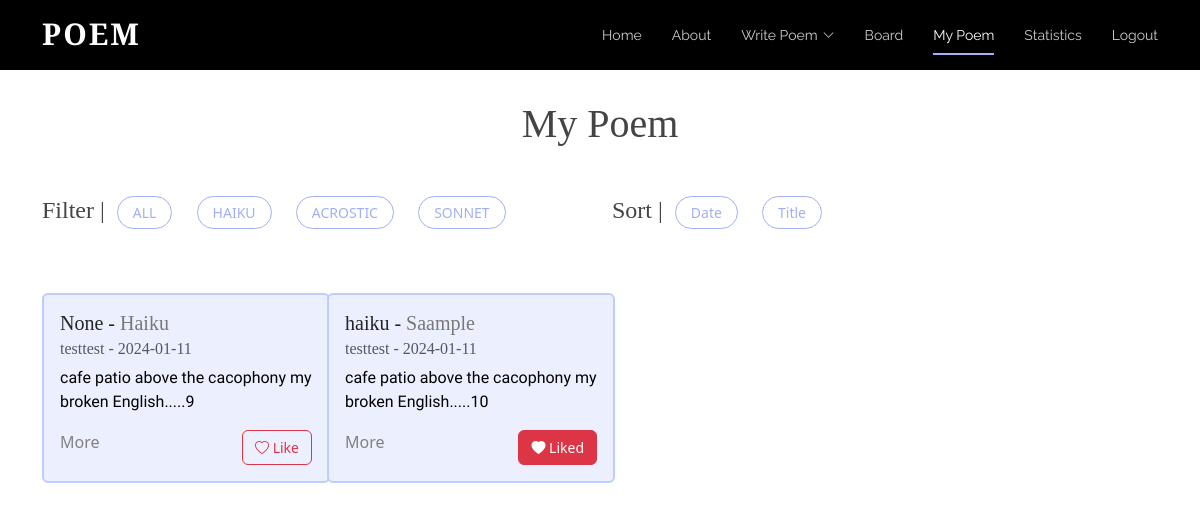
The page /mypage (signed in) on the database its author committed.
### tables this page shows
CREATE TABLE "Poem" (
	"username"	TEXT,
	"content"	TEXT,
	"date"	TEXT,
	"title"	TEXT,
	"type"	TEXT
, "id"	INTEGER);

### app.py (the view)
@app.route('/mypage', methods=['GET']) # / => main homepage; decorator
def mypage(): #index func calls render_template, showing login.html on website
	isLogin = False
	if request.method == "POST":
		pass
	else:
		isLogin = True
		conn = sqlite3.connect('static/database.db')
		cursor = conn.cursor()
		query = """
			SELECT P.username, P.content, P.date, P.title, P.type,P.id,
				   COALESCE(L.liked, 0) AS liked
			FROM Poem P
			LEFT JOIN Likes L ON P.id = L.poem_id AND L.username = ?
		"""
		cursor.execute(query, (session.get("username"),))
		rows = cursor.fetchall()
		usernames = []  # ["scott", "alice"]
		contents = []  # ["poem...", "poem2..."]
		dates = []  # ["2023-12-12", "2022-10-10"]
		titles = []
		types = []
		likes = []
		ids = []
		for row in rows:
			usernames.append(row[0])
			contents.append(row[1])
			dates.append(row[2])
			titles.append(row[3])
			types.append(row[4].title())
			likes.append(row[6])
			ids.append(row[5])
		print(likes)
		print(ids)
		if "username" not in session:
			isLogin = False
			return redirect(url_for('login'))
		else:
			isLogin = True
		return render_template('mypage.html',ids=ids, usernames=usernames, contents=contents,
							   dates=dates, titles=titles, types=types, liked_status=likes,
							   num_poems=len(usernames), isLogin=isLogin, username = session["username"])

### templates/mypage.html (shortened to what this page needs)
<!DOCTYPE html>
<html lang="en">
  <head>
    <link href="../static/vendor/aos/aos.css" rel="stylesheet">
    <link href="../static/vendor/bootstrap/css/bootstrap.min.css" rel="stylesheet">
    <link href="../static/vendor/bootstrap-icons/bootstrap-icons.css" rel="stylesheet">
    <link href="../static/vendor/boxicons/css/boxicons.min.css" rel="stylesheet">
    <link href="../static/vendor/glightbox/css/glightbox.min.css" rel="stylesheet">
    <link href="../static/vendor/swiper/swiper-bundle.min.css" rel="stylesheet">
    <link href="../static/css/style.css" rel="stylesheet">
  </head>
  <body>
      <header id="header" class="fixed-top d-flex align-items-center">
        <div class="container d-flex justify-content-between">
          <div class="logo">
            <h1><a href="{{url_for('index')}}">Poem</a></h1>
          </div>
          <nav id="navbar" class="navbar">
        <ul>
          <li><a class="nav-link scrollto" href="#hero">Home</a></li>
          <li><a class="nav-link scrollto" href="{{url_for('index')}}#about">About</a></li>
          <li class="dropdown"><a href="{{url_for('bwrite')}}"><span>Write Poem</span> <i class="bi bi-chevron-down"></i></a>
          </li>
          <li><a class="nav-link scrollto" href="{{url_for('board')}}">Board</a></li>
                      <li><a class="nav-link scrollto active" href="{{url_for('mypage')}}">My Poem</a></li>
          <li><a class="nav-link scrollto" href="{{url_for('statistics')}}">Statistics</a></li>
          {% if isLogin %}
            <li><a class="nav-link scrollto" href="{{url_for('logout')}}">Logout</a></li>
          {% else %}
            <li><a class="nav-link scrollto" href="{{url_for('login')}}">Login</a></li>
          {% endif %}
        </ul>
          </nav>
        </div>
      </header>
      <main>
        <div class="container stat-mt">
          <h1 class="mb-5 text-center">My Poem</h1>
                  <div class="row mb-4">
            <div class="col-lg-6 d-flex">
                <h4>Filter |</h4>
                <ul class="poem-filters">
                  <li data-filter = "*">ALL</li>
                  <li data-filter = ".filter-Haiku">HAIKU</li>
                  <li data-filter = ".filter-Acrostic">ACROSTIC</li>
                  <li data-filter = ".filter-Sonnet">SONNET</li>
                </ul>
            </div>
            <div class="col-lg-6 d-flex">
                <h4>Sort |</h4>
                <ul class="poem-filters">
                    <li class="sorting" data-sort-by ="date">Date</li>
                    <li class="sorting"  data-sort-by ="title">Title</li>
                </ul>
            </div>
          </div>
          <div class="row poem-container">
              {% set counter = 0 %}
                    {% for i in range(num_poems) %}
                        {% if username == usernames[i] %}
                            {% set counter = counter + 1 %}
                          {% if counter < 4 %}
                            <div class="col-md-6 col-lg-3 poem-item filter-{{types[i]}} mt-4 mt-md-4" data-title="{{titles[i]}}" data-date="{{dates[i][0:10]}}" data-type="{{types[i]}}">
                          {% else %}
                            <div class="col-md-6 col-lg-3 poem-item filter-{{types[i]}} mt-4 mt-md-4 mt-lg-4"data-title="{{titles[i]}}"  data-date="{{ dates[i][0:10]}}" data-type="{{types[i]}}">
                          {% endif %}
                      <div class="card poem-card mx-auto" style="width: 18rem;">
                        <div class="card-body">
                          <h5 class="card-title"><span class="title">{{titles[i]}}</span> - <span class="board-poemtype type">{{types[i]}}</span></h5>
                          <h6 class="card-subtitle mb-2 text-muted">{{usernames[i]}} - <span class="date">{{dates[i][0:10]}}</span></h6>
                          <p class="card-text">{{contents[i][0:100]}}.....{{ids[i]}}</p>
                        <div class="d-flex justify-content-between">
                          <a class="card-link" data-bs-toggle="modal" data-bs-target="#poemModal" data-title="{{titles[i]}}" data-type="{{types[i]}}" data-username="{{usernames[i]}}" data-date="{{dates[i][0:10]}}" data-content="{{contents[i]}}">
          More
        </a>
                            {% if liked_status[i] == 1 %}
                          <div class="text-right">
                            <button class="btn btn-outline-danger like-button really-like" data-poem-id="{{ ids[i] }}" data-username="{{ usernames[i] }}" data-liked="{{ liked_status[i] }}">
                                <i class="bi bi-heart-fill"></i>  Liked
                            </button>
                          </div>
                            {%else %}
                                              <div class="text-right">
                            <button class="btn btn-outline-danger like-button" data-poem-id="{{ ids[i] }}" data-username="{{ usernames[i] }}" data-liked="{{ liked_status[i] }}">
                                <i class="bi bi-heart"></i> Like
                            </button>
                          </div>
                            {% endif %}
                        </div>
                        </div>
                      </div>
                    </div>
                        {% endif %}
                    {% endfor %}
                  </div>
        </div>
      </main>
  </body>
</html>

### static/css/style.css (style rules this page uses)
body { color: #444444; }
a { color: #1bac91; text-decoration: none; }
h1, h2, h3, h4, h5, h6 { font-family: 'Cormorant Garamond', serif; }
#header { height: 70px; transition: all 0.5s; z-index: 997; background: #000; }
#header .logo h1 { font-size: 30px; margin: 0; padding: 6px 0; line-height: 1; font-weight: 700; letter-spacing: 2px; text-transform: uppercase; }
#header .logo h1 a, #header .logo h1 a:hover { color: #fff; text-decoration: none; }
.navbar { padding: 0; }
.navbar ul { margin: 0; padding: 0; display: flex; list-style: none; align-items: center; }
.navbar li { position: relative; }
.navbar>ul>li+li { margin-left: 30px; }
.navbar a, .navbar a:focus { display: flex; align-items: center; justify-content: space-between; padding: 12px 0; font-size: 14px; font-family: "Raleway", sans-serif; color: rgba(255, 255, 255, 0.8); white-space: nowrap; transition: 0.3s; position: relative; }
.navbar a i, .navbar a:focus i { font-size: 12px; line-height: 0; margin-left: 5px; }
.navbar>ul>li>a:before { content: ""; position: absolute; width: 100%; height: 2px; bottom: 3px; left: 0; background-color: #A2AFF6; visibility: hidden; width: 0px; transition: all 0.3s ease-in-out 0s; }
.navbar a:hover:before, .navbar li:hover>a:before, .navbar .active:before { visibility: visible; width: 100%; }
.navbar a:hover, .navbar .active, .navbar .active:focus, .navbar li:hover>a { color: #fff; }
body p { color: black; font-family: 'Nanum Myeongjo', serif; }
body a { color: gray; }
body { margin: 0; }
.board-poemtype { color:#787878; }
.poem-filters { list-style: none; margin-left: -20px; }
.poem-filters li { cursor: pointer; font-size: 14px; display: inline-block; background: white; border: 1px solid #A2AFF6; padding: 5px 15px 5px 15px; border-radius: 50px; margin-right: 20px; color: #A2AFF6; font-weight: 500; }
.card-link { cursor:pointer }
.like-button { font-size:14px; }
.really-like { background-color:#dc3545 !important; color:white !important; border:1px solid #dc3545 !important; }
.poem-card { background-color:#ECEFFE; border: 2px solid #BECDFB; transition: transform 0.3s ease-in-out; }
.stat-mt { margin-top: 100px; }

### rows shown on the page
Poem: username "testtest", date "2024-01-11", content "cafe patio above the cacophony my broken English"
Poem: title "haiku", type "Saample", username "testtest", date "2024-01-11", content "cafe patio above the cacophony my broken English", id "10"

### other values the page prints
{{ titles[i] }} "None"
{{ types[i] }} "Haiku"
{{ ids[i] }} "9"
